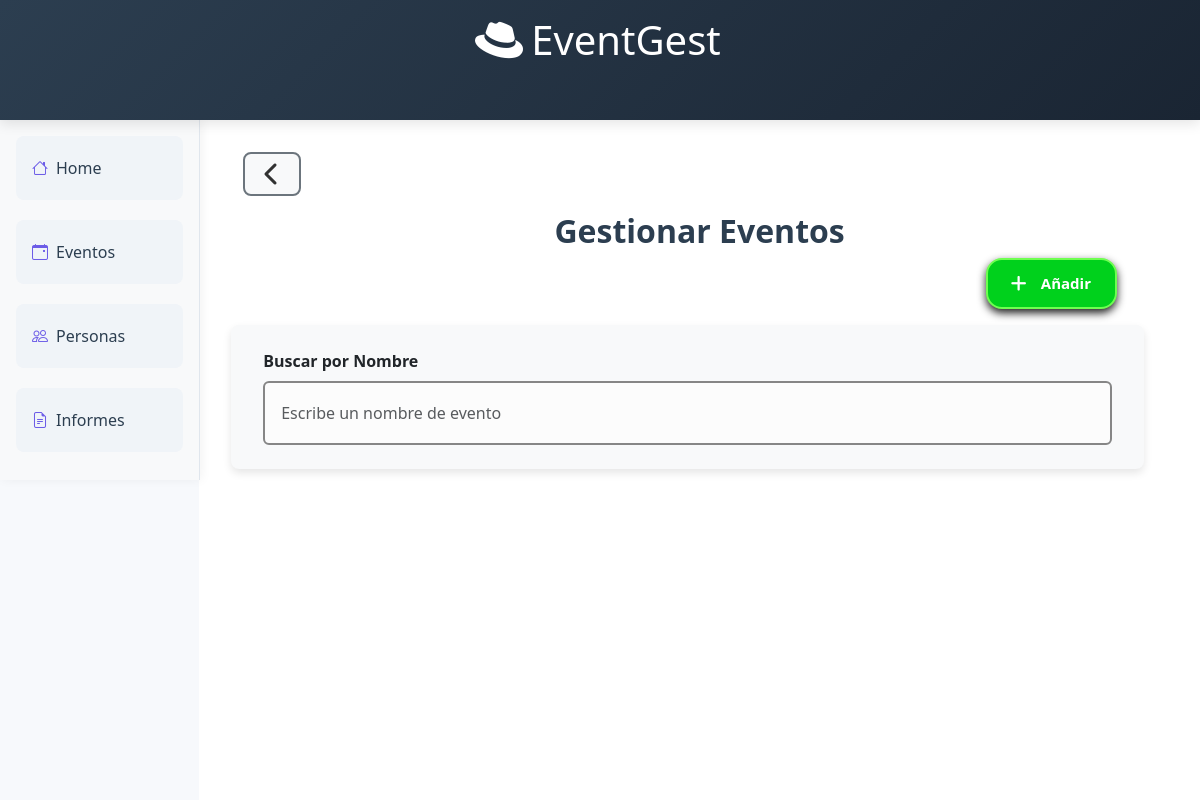
The page /manage_event/ on the database as committed earlier.
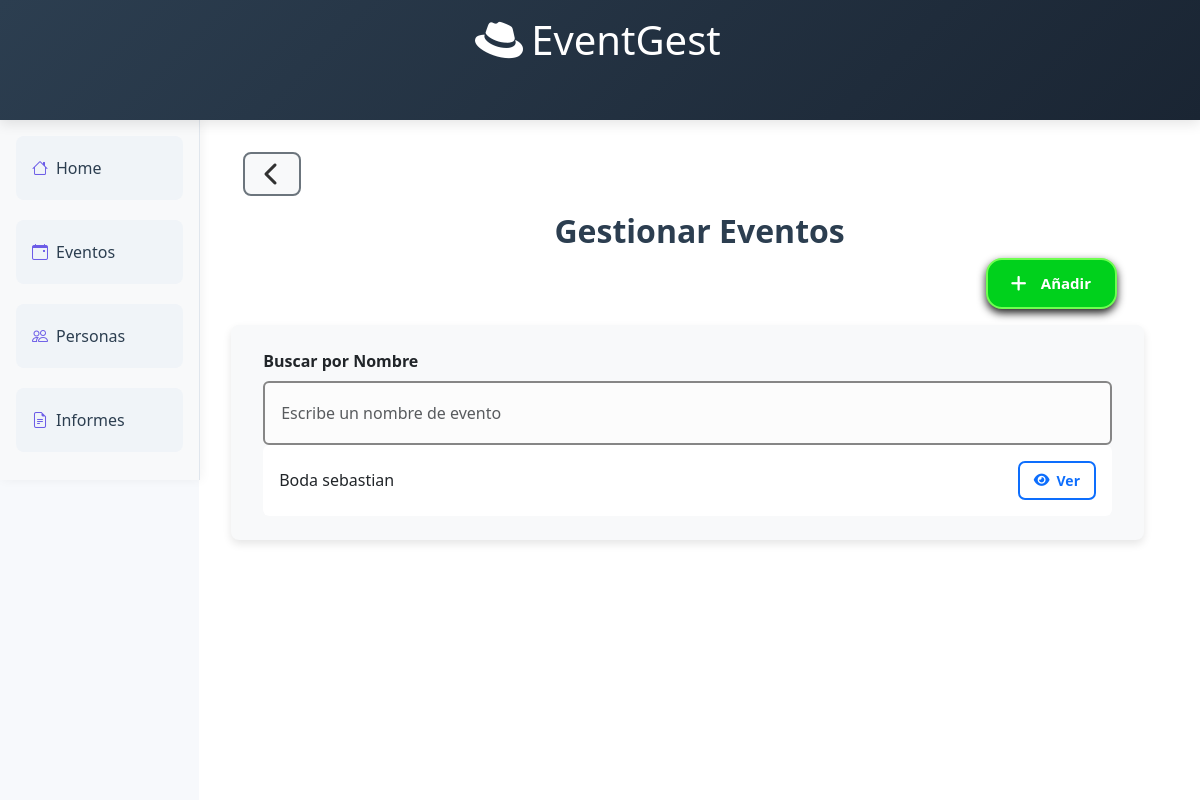
The same page on the database as committed later.
### event_module/models.py (models this page shows, shortened)
class Event(models.Model):
    name = models.CharField(max_length=100, validators=[MinLengthValidator(3)])
    startDate = models.DateField()
    endDate = models.DateField()
    place = models.ForeignKey(Place, on_delete=models.CASCADE)
    typeEvent = models.ForeignKey(TypeEvent, on_delete=models.CASCADE)
    client = models.ForeignKey('people_module.Person', on_delete=models.CASCADE, related_name="events")
    isVisible = models.BooleanField(default=True)

### event_module/views.py (the view, shortened to what this page needs)
# urls.py: path("manage_event/", include('event_module.urls')),
def manage_event(request):
    events = services.getAllEvents()
    people = people_services.getAllPeople()
    print(len(people))
    if request.method == "GET":
        return render(request, "manage_event.html", {"events": events, "people":people})
    return render(request, "manage_event.html", {"events": events, "people": people})

### event_module/services.py (called while the page is built)
def getAllEvents():
    return Event.objects.filter(isVisible=True)

### people_module/services.py (called while the page is built)
def getAllPeople():
    return Person.objects.filter(isVisible=True)

### event_module/templates/manage_event.html (shortened to what this page needs)
{% extends 'header-event.html' %}
{% block content %}
      <div class="content-panel d-flex w-100 h-100 align-items-center justify-content-center">
        <div class="container w-100 h-100">
          <div class="row">
            <div class="mb-3">
              <button type="button" id="before-button" class="btn btn-outline-secondary btn-back" onclick="window.history.back()">
                <i class="fa-solid fa-chevron-left fa-beat"></i>
              </button>
            </div>
            <h2 class="text-center col-md-12 align-center">Gestionar Eventos</h2>
          </div>
          <div class="row col-md-12">
            <div id="event-button-container" class="col-md-12 d-flex justify-content-end mt-3 mt-md-0">
              <button id="activateEventCreateButton" type="submit" class="btn-plus btn btn-success special-button green">
                <p><i class="fa-solid fa-plus"></i>Añadir</p></button>
            </div>
          </div>
          <div class="row col-md-12 mt-3">
            <div id="search-container" class="col-md-12 align-items-center">
              <form method="POST">
                <label for="searchInput" class="form-label fw-bold">Buscar por Nombre</label>
                <input id="searchInput" name="dni" type="text" class="form-control special-form"
                        placeholder="Escribe un nombre de evento" style="height: 4em;">
              </form>
              <ul id="resultsList" class="list-group">
                {% for event in events %}
                <li class="list-group-item d-flex justify-content-between align-items-center">
                  <span>{{ event.name }}</span>
                  <button class="btn btn-sm btn-outline-primary view-button"
                        onclick="showEventDetails(this)"
                        data-id="{{ event.id }}"
                        data-start-date="{{ event.startDate|date:'Y-m-d' }}"
                        data-end-date="{{ event.endDate|date:'Y-m-d' }}"
                        data-place="{{ event.place.name }}"
                        data-type="{{ event.typeEvent.type }}"
                        data-place-id="{{ event.place.id }}"
                        data-type-id="{{ event.typeEvent.id }}"
                        data-client="{{ event.client.id }}"
                        data-name="{{ event.name }}">
                    <i class="fa-solid fa-eye"></i>Ver
                  </button>
                </li>
                {% endfor %}
              </ul>
            </div>
          </div>
        </div>
      </div>
    </div>
  </div>
{% endblock %}

Rows that differ between the two databases and show on the page:
added Event: name "Boda sebastian"
